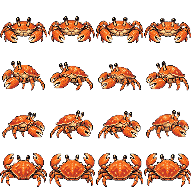
#> input picture assets/crab_sheet.png, 192 x 192 px, found by its file name
$ python make_preview.py
#> lines starting #> are read from the running program, lines starting #| are printed output that depends on the picture
from PIL import Image, ImageDraw
sheet = Image.open("assets/crab_sheet.png").convert("RGBA")
#> sheet is the input picture: PIL image 192x192 RGBA; mean R, G, B, A 56.1, 29.5, 16.3, 82.6
FW = FH = 64
scale = 3
rows = ["down (下)", "left (左)", "right (右)", "up (上)"]
pad_l, pad_t = 92, 30
W = FW*4*scale + pad_l + 12
H = FH*4*scale + pad_t + 12
img = Image.new("RGBA", (W, H), (24, 34, 44, 255))
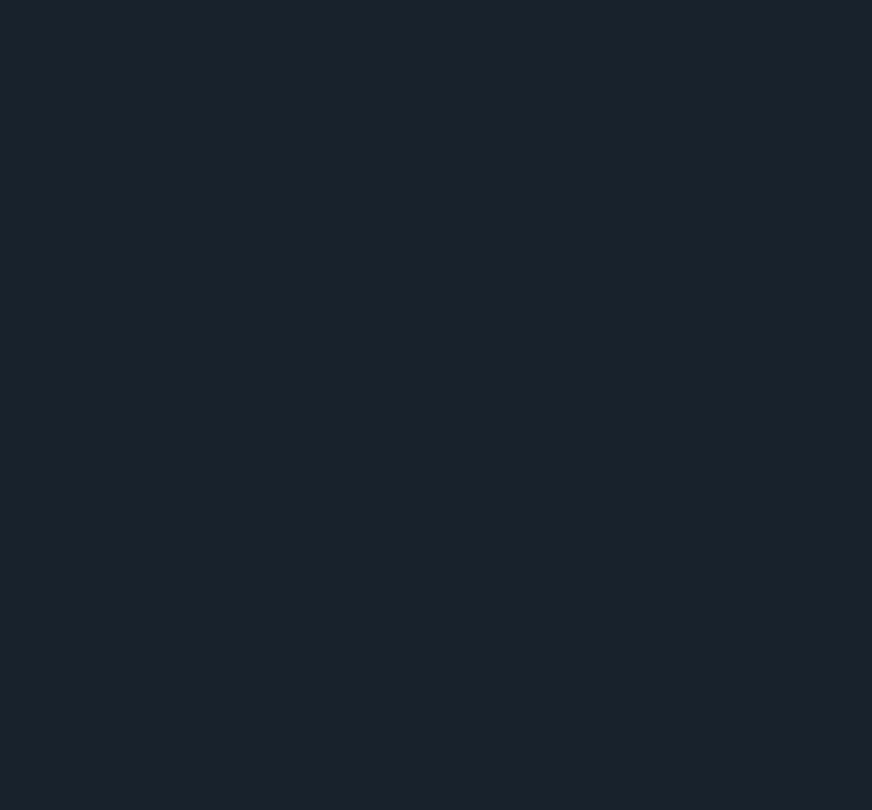
#> img: PIL image 872x810 RGBA; mean R, G, B, A 24, 34, 44, 255
d = ImageDraw.Draw(img)
for r in range(4):
    for c in range(4):
        cell = sheet.crop((c*FW, r*FH, c*FW+FW, r*FH+FH))
        cell = cell.resize((FW*scale, FH*scale), Image.NEAREST)
        x = pad_l + c*FW*scale
        y = pad_t + r*FH*scale
        # 棋盘格底，便于看透明区
        for by in range(0, FH*scale, 16):
            for bx in range(0, FW*scale, 16):
                col = (58, 68, 78, 255) if ((bx//16 + by//16) % 2 == 0) else (44, 54, 64, 255)
                d.rectangle([x+bx, y+by, x+bx+15, y+by+15], fill=col)
        img.alpha_composite(cell, (x, y))
        d.rectangle([x, y, x+FW*scale-1, y+FH*scale-1], outline=(120, 132, 144, 255))
    d.text((6, pad_t + r*FH*scale + FH*scale//2 - 6), rows[r], fill=(235, 226, 208, 255))
#> cell: PIL image 192x192 RGBA; every value is 0
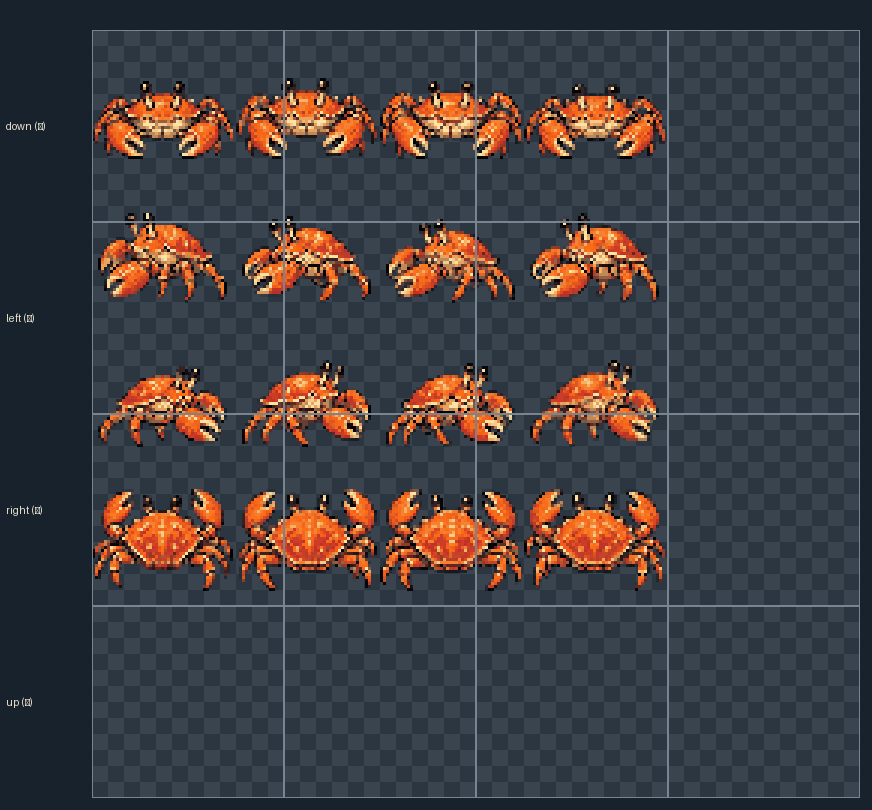
#> img: PIL image 872x810 RGBA; mean R, G, B, A 65.9, 62.3, 64.7, 255
for c in range(4):
    d.text((pad_l + c*FW*scale + FW*scale//2 - 4, 8), f"frame {c}", fill=(200, 210, 220, 255))
img.convert("RGB").save("evidence/07_actioncard.png", optimize=True)
print("saved evidence/07_actioncard.png", img.size)
#| saved evidence/07_actioncard.png (872, 810)
